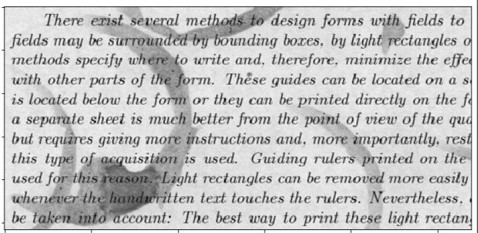
#> input picture Modules/textmanipulation/image4.jpg, 478 x 233 px, found by its file name
$ python highlightingText.py
#> lines starting #> are read from the running program, lines starting #| are printed output that depends on the picture; after the words box and inside, x2 and y2 are one past the last pixel; in counts of white or black regions, pixels touching at a corner belong together
import re
import pytesseract
from pytesseract import Output
import cv2
import numpy as np

# Path Of The Tesseract OCR engine
# Include tesseract executable
pytesseract.pytesseract.tesseract_cmd = r"C:/Program Files/Tesseract-OCR/tesseract.exe"

#-----------filters-----------------
# Convert to grayscale
def grayscale(img):
    return cv2.cvtColor(img, cv2.COLOR_BGR2GRAY)
# Thresholding
def threshold(img):
    # return cv2.threshold(img, 0, 255, cv2.THRESH_BINARY + cv2.THRESH_OTSU)[1]
    return cv2.threshold(img, 0, 255, cv2.THRESH_BINARY | cv2.THRESH_OTSU)[1]
# skew correction
def deskew(img1):
    img=np.asarray(img1)
    coords = np.column_stack(np.where(img > 0))
    angle = cv2.minAreaRect(coords)[-1]
    if angle < -45:
        angle = -(90 + angle)
    else:
        angle = -angle
    (h, w) = img.shape[:2]
    center = (w//2, h//2)
    M = cv2.getRotationMatrix2D(center, angle, 1.0)
    rotated = cv2.warpAffine(
        img, M, (w, h), flags=cv2.INTER_CUBIC, borderMode=cv2.BORDER_REPLICATE)
    return rotated
#converts image to binary image
def convert_img2bin(img):
    """
    Pre-processes the image and generates a binary output
    """
    # Convert the image into a grayscale image
    output_img = grayscale(img)
    # Invert the grayscale image by flipping pixel values.
    # All pixels that are grater than 0 are set to 0 and all pixels that are = to 0 are set to 255
    output_img = cv2.bitwise_not(output_img)
    # Converting image to binary by Thresholding in order to show a clear separation between white and blacl pixels.
    output_img = threshold(output_img)
    return output_img
#-------------filters end--------------------------

def highlighting_text(input_file: str, search_str: str):
#> called with search_str = 'best'
    img = cv2.imread(input_file)
#> img is the input picture: shape (233, 478, 3); min 13, max 255, mean 195.7
    #copy the original image
    highlighted_img = img.copy()
    # Convert image to binary
    bin_img = convert_img2bin(img)
#> in convert_img2bin, `output_img = cv2.bitwise_not(output_img)`:
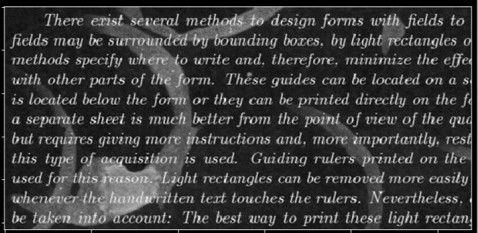
#> output_img: shape (233, 478); min 0, max 242, mean 59.3
#> in threshold, `return cv2.threshold(img, 0, 255, cv2.THRESH_BINARY | cv2.THRESH_OTSU)..`:
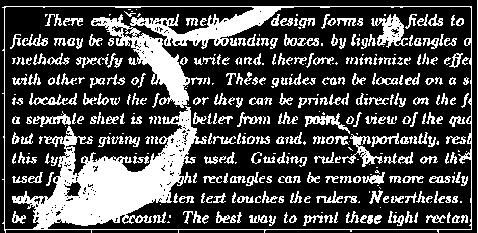
#> returned value: shape (233, 478); 28% white; 406 white regions (113 under 20 px), largest, box (x1, y1, x2, y2) and area: (2, 6, 472, 233) 12543, (91, 14, 190, 108) 2440, (371, 14, 408, 48) 585
    # Tesseract Configuration parameters
    # oem --> OCR engine mode = 3
    # psm --> page segmentation mode = 6
    config_param = r'--oem 3 --psm 6'
    # Feeding image to tesseract
    details = pytesseract.image_to_data(
        bin_img, output_type=Output.DICT, config=config_param, lang='eng')
    # The details dictionary contains the information of the input image
    # such as detected text, region, position, information, height, width, confidence score.
    boxed_img = None
    # Total matches found
    ss_matches = 0
    for seq in range(len(details['text'])):
        # Searches for the string
        results = re.findall(search_str, details['text'][seq], re.IGNORECASE)
        for result in results:
            ss_matches += 1
            # Details of the rectangle
            (x, y, w, h) = (details['left'][seq], details['top']
                            [seq], details['width'][seq], details['height'][seq])
            # Starting coordinate representing the top left corner of the rectangle
            start_point = (x, y)
            # Ending coordinate representing the botton right corner of the rectangle
            end_point = (x + w, y + h)
            #Color in BGR -- Blue, Green, Red
            color = (0, 255, 255)  # Yellow
            # Thickness in px (-1 will fill the entire shape)
            thickness = -1
            boxed_img = cv2.rectangle(img, start_point, end_point, color, thickness)
    # Highlight found matches of the search string
    if ss_matches > 0:
        cv2.addWeighted(boxed_img, 0.4, highlighted_img,
                        1 - 0.4, 0, highlighted_img)
    # save the image
    cv2.imwrite("highlighted-text-image.png", highlighted_img)
    cv2.imshow("image",highlighted_img)
    cv2.waitKey(0)
    cv2.destroyAllWindows()
    print(details['text'])

input_image=r"C:/Users/vivek/OneDrive/Desktop/College Project/modules/textmanipulation/image4.jpg"
highlighting_text(input_file=input_image, search_str="best")
#> (the call stopped at in highlighting_text, `details = pytesseract.image_to_data( bin_img, output_type=Output.DICT,..`: pytesseract is not available in this run)

$ run again, with Modules/textmanipulation/image3.jpg copied over Modules/textmanipulation/image4.jpg
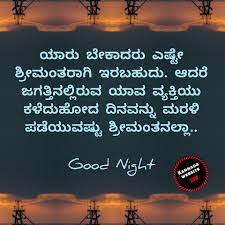
#> input picture Modules/textmanipulation/image3.jpg, 225 x 225 px, found by its file name
#> in highlighting_text, img is the input picture: shape (225, 225, 3); mean B, G, R 72.2, 72, 72.6
#> in convert_img2bin, `output_img = cv2.bitwise_not(output_img)`:
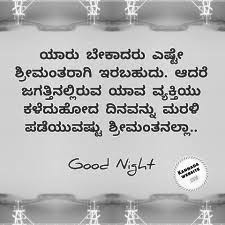
#> output_img: shape (225, 225); min 1, max 255, mean 182.8
#> in threshold, `return cv2.threshold(img, 0, 255, cv2.THRESH_BINARY | cv2.THRESH_OTSU)..`:
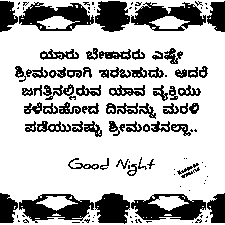
#> returned value: shape (225, 225); 74.2% white; 122 black regions (57 under 20 px), largest, box (x1, y1, x2, y2) and area: (19, 2, 94, 31) 1153, (131, 2, 206, 31) 1145, (19, 194, 94, 223) 1127

$ run again, with Modules/textmanipulation/image5.jpg copied over Modules/textmanipulation/image4.jpg
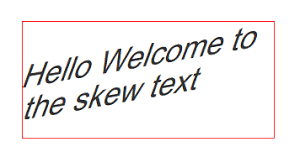
#> input picture Modules/textmanipulation/image5.jpg, 300 x 168 px, found by its file name
#> in highlighting_text, img is the input picture: shape (168, 300, 3); mean B, G, R 241.1, 241.1, 243.9
#> in convert_img2bin, `output_img = cv2.bitwise_not(output_img)`:
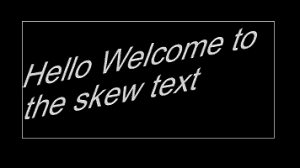
#> output_img: shape (168, 300); min 0, max 247, mean 13.1
#> in threshold, `return cv2.threshold(img, 0, 255, cv2.THRESH_BINARY | cv2.THRESH_OTSU)..`:
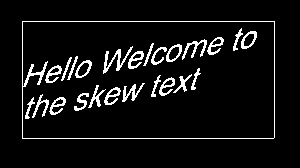
#> returned value: shape (168, 300); 7% white in thin lines or dots, all inside (x1, y1, x2, y2) = (22, 21, 275, 139)

$ run again, with Modules/textmanipulation/image6.jpg copied over Modules/textmanipulation/image4.jpg
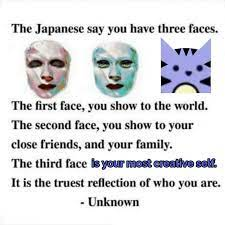
#> input picture Modules/textmanipulation/image6.jpg, 225 x 225 px, found by its file name
#> in highlighting_text, img is the input picture: shape (225, 225, 3); mean B, G, R 222.7, 220.3, 219.7
#> in convert_img2bin, `output_img = cv2.bitwise_not(output_img)`:
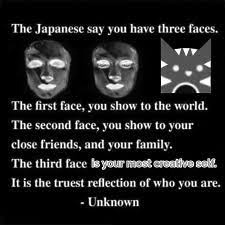
#> output_img: shape (225, 225); min 0, max 255, mean 34.6
#> in threshold, `return cv2.threshold(img, 0, 255, cv2.THRESH_BINARY | cv2.THRESH_OTSU)..`:
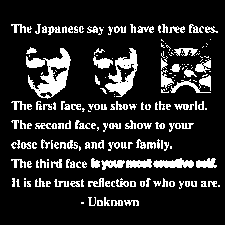
#> returned value: shape (225, 225); 15.3% white; 200 white regions (84 under 20 px), largest, box (x1, y1, x2, y2) and area: (26, 48, 71, 99) 1022, (105, 48, 138, 97) 685, (153, 158, 194, 168) 284
